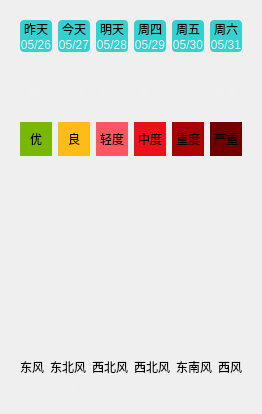
        <widget class="QWidget" name="widget_11" native="true">
         <layout class="QVBoxLayout" name="verticalLayout_9" stretch="0,0,0,0,0">
          <property name="spacing">
           <number>3</number>
          </property>
          <item>
           <widget class="QWidget" name="widget_5" native="true">
            <property name="styleSheet">
             <string notr="true">QLabel {
	background-color: rgba(0, 200, 200, 200);
	border-radius: 4px;
}</string>
            </property>
            <layout class="QGridLayout" name="gridLayout_3">
             <property name="verticalSpacing">
              <number>0</number>
             </property>
             <item row="0" column="0">
              <widget class="QLabel" name="lblWeek0">
               <property name="styleSheet">
                <string notr="true">border-bottom-left-radius: 0px;
border-bottom-right-radius: 0px;
</string>
               </property>
               <property name="text">
                <string>昨天</string>
               </property>
               <property name="alignment">
                <set>Qt::AlignmentFlag::AlignCenter</set>
               </property>
              </widget>
             </item>
             <item row="0" column="1">
              <widget class="QLabel" name="lblWeek1">
               <property name="styleSheet">
                <string notr="true">border-bottom-left-radius: 0px;
border-bottom-right-radius: 0px;</string>
               </property>
               <property name="text">
                <string>今天</string>
               </property>
               <property name="alignment">
                <set>Qt::AlignmentFlag::AlignCenter</set>
               </property>
              </widget>
             </item>
             <item row="0" column="2">
              <widget class="QLabel" name="lblWeek2">
               <property name="styleSheet">
                <string notr="true">border-bottom-left-radius: 0px;
border-bottom-right-radius: 0px;</string>
               </property>
               <property name="text">
                <string>明天</string>
               </property>
               <property name="alignment">
                <set>Qt::AlignmentFlag::AlignCenter</set>
               </property>
              </widget>
             </item>
             <item row="0" column="3">
              <widget class="QLabel" name="lblWeek3">
               <property name="styleSheet">
                <string notr="true">border-bottom-left-radius: 0px;
border-bottom-right-radius: 0px;</string>
               </property>
               <property name="text">
                <string>周四</string>
               </property>
               <property name="alignment">
                <set>Qt::AlignmentFlag::AlignCenter</set>
               </property>
              </widget>
             </item>
             <item row="0" column="4">
              <widget class="QLabel" name="lblWeek4">
               <property name="styleSheet">
                <string notr="true">border-bottom-left-radius: 0px;
border-bottom-right-radius: 0px;</string>
               </property>
               <property name="text">
                <string>周五</string>
               </property>
               <property name="alignment">
                <set>Qt::AlignmentFlag::AlignCenter</set>
               </property>
              </widget>
             </item>
             <item row="0" column="5">
              <widget class="QLabel" name="lblWeek5">
               <property name="styleSheet">
                <string notr="true">border-bottom-left-radius: 0px;
border-bottom-right-radius: 0px;</string>
               </property>
               <property name="text">
                <string>周六</string>
               </property>
               <property name="alignment">
                <set>Qt::AlignmentFlag::AlignCenter</set>
               </property>
              </widget>
             </item>
             <item row="1" column="0">
              <widget class="QLabel" name="lblDate0">
               <property name="styleSheet">
                <string notr="true">border-top-left-radius: 0px;
border-top-right-radius: 0px;
color: rgb(240, 240, 240);</string>
               </property>
               <property name="text">
                <string>05/26</string>
               </property>
               <property name="alignment">
                <set>Qt::AlignmentFlag::AlignCenter</set>
               </property>
              </widget>
             </item>
             <item row="1" column="1">
              <widget class="QLabel" name="lblDate1">
               <property name="styleSheet">
                <string notr="true">border-top-left-radius: 0px;
border-top-right-radius: 0px;
color: rgb(240, 240, 240);</string>
               </property>
               <property name="text">
                <string>05/27</string>
               </property>
               <property name="alignment">
                <set>Qt::AlignmentFlag::AlignCenter</set>
               </property>
              </widget>
             </item>
             <item row="1" column="2">
              <widget class="QLabel" name="lblDate2">
               <property name="styleSheet">
                <string notr="true">border-top-left-radius: 0px;
border-top-right-radius: 0px;
color: rgb(240, 240, 240);</string>
               </property>
               <property name="text">
                <string>05/28</string>
               </property>
               <property name="alignment">
                <set>Qt::AlignmentFlag::AlignCenter</set>
               </property>
              </widget>
             </item>
             <item row="1" column="3">
              <widget class="QLabel" name="lblDate3">
               <property name="styleSheet">
                <string notr="true">border-top-left-radius: 0px;
border-top-right-radius: 0px;
color: rgb(240, 240, 240);</string>
               </property>
               <property name="text">
                <string>05/29</string>
               </property>
               <property name="alignment">
                <set>Qt::AlignmentFlag::AlignCenter</set>
               </property>
              </widget>
             </item>
             <item row="1" column="4">
              <widget class="QLabel" name="lblDate4">
               <property name="styleSheet">
                <string notr="true">border-top-left-radius: 0px;
border-top-right-radius: 0px;
color: rgb(240, 240, 240);</string>
               </property>
               <property name="text">
                <string>05/30</string>
               </property>
               <property name="alignment">
                <set>Qt::AlignmentFlag::AlignCenter</set>
               </property>
              </widget>
             </item>
             <item row="1" column="5">
              <widget class="QLabel" name="lblDate5">
               <property name="styleSheet">
                <string notr="true">border-top-left-radius: 0px;
border-top-right-radius: 0px;
color: rgb(240, 240, 240);</string>
               </property>
               <property name="text">
                <string>05/31</string>
               </property>
               <property name="alignment">
                <set>Qt::AlignmentFlag::AlignCenter</set>
               </property>
              </widget>
             </item>
            </layout>
           </widget>
          </item>
          <item>
           <widget class="QWidget" name="widget_6" native="true">
            <layout class="QGridLayout" name="gridLayout_4">
             <property name="topMargin">
              <number>5</number>
             </property>
             <property name="verticalSpacing">
              <number>0</number>
             </property>
             <item row="0" column="0">
              <widget class="QLabel" name="lblTypeIcon0">
               <property name="styleSheet">
                <string notr="true">border-bottom-left-radius: 0px;
border-bottom-right-radius: 0px;</string>
               </property>
               <property name="text">
                <string/>
               </property>
               <property name="pixmap">
                <pixmap resource="res.qrc">:/res/type/Qing.png</pixmap>
               </property>
               <property name="scaledContents">
                <bool>false</bool>
               </property>
               <property name="alignment">
                <set>Qt::AlignmentFlag::AlignCenter</set>
               </property>
              </widget>
             </item>
             <item row="0" column="1">
              <widget class="QLabel" name="lblTypeIcon1">
               <property name="styleSheet">
                <string notr="true">border-bottom-left-radius: 0px;
border-bottom-right-radius: 0px;</string>
               </property>
               <property name="text">
                <string/>
               </property>
               <property name="pixmap">
                <pixmap resource="res.qrc">:/res/type/Yu.png</pixmap>
               </property>
               <property name="scaledContents">
                <bool>false</bool>
               </property>
               <property name="alignment">
                <set>Qt::AlignmentFlag::AlignCenter</set>
               </property>
              </widget>
             </item>
             <item row="0" column="2">
              <widget class="QLabel" name="lblTypeIcon2">
               <property name="styleSheet">
                <string notr="true">border-bottom-left-radius: 0px;
border-bottom-right-radius: 0px;</string>
               </property>
               <property name="text">
                <string/>
               </property>
               <property name="pixmap">
                <pixmap resource="res.qrc">:/res/type/DuoYun.png</pixmap>
               </property>
               <property name="scaledContents">
                <bool>false</bool>
               </property>
               <property name="alignment">
                <set>Qt::AlignmentFlag::AlignCenter</set>
               </property>
              </widget>
             </item>
             <item row="0" column="3">
              <widget class="QLabel" name="lblTypeIcon3">
               <property name="styleSheet">
                <string notr="true">border-bottom-left-radius: 0px;
border-bottom-right-radius: 0px;</string>
               </property>
               <property name="text">
                <string/>
               </property>
               <property name="textFormat">
                <enum>Qt::TextFormat::AutoText</enum>
               </property>
               <property name="pixmap">
                <pixmap resource="res.qrc">:/res/type/DuoYun.png</pixmap>
               </property>
               <property name="scaledContents">
                <bool>false</bool>
               </property>
               <property name="alignment">
                <set>Qt::AlignmentFlag::AlignCenter</set>
               </property>
              </widget>
             </item>
             <item row="0" column="4">
              <widget class="QLabel" name="lblTypeIcon4">
               <property name="minimumSize">
                <size>
                 <width>0</width>
                 <height>0</height>
                </size>
               </property>
               <property name="maximumSize">
                <size>
                 <width>16777215</width>
                 <height>16777215</height>
                </size>
               </property>
               <property name="styleSheet">
                <string notr="true">border-bottom-left-radius: 0px;
border-bottom-right-radius: 0px;</string>
               </property>
               <property name="text">
                <string/>
               </property>
               <property name="pixmap">
                <pixmap resource="res.qrc">:/res/type/ZhongYu.png</pixmap>
               </property>
               <property name="scaledContents">
                <bool>false</bool>
               </property>
               <property name="alignment">
                <set>Qt::AlignmentFlag::AlignCenter</set>
               </property>
              </widget>
             </item>
             <item row="0" column="5">
              <widget class="QLabel" name="lblTypeIcon5">
               <property name="styleSheet">
                <string notr="true">border-bottom-left-radius: 0px;
border-bottom-right-radius: 0px;</string>
               </property>
               <property name="text">
                <string/>
               </property>
               <property name="pixmap">
                <pixmap resource="res.qrc">:/res/type/BaoYu.png</pixmap>
               </property>
               <property name="scaledContents">
                <bool>false</bool>
               </property>
               <property name="alignment">
                <set>Qt::AlignmentFlag::AlignCenter</set>
               </property>
              </widget>
             </item>
             <item row="1" column="0">
              <widget class="QLabel" name="lblType0">
               <property name="styleSheet">
                <string notr="true">border-top-left-radius: 0px;
border-top-right-radius: 0px;
color: rgb(240, 240, 240);</string>
               </property>
               <property name="text">
                <string>晴</string>
               </property>
               <property name="alignment">
                <set>Qt::AlignmentFlag::AlignCenter</set>
               </property>
              </widget>
             </item>
             <item row="1" column="1">
              <widget class="QLabel" name="lblType1">
               <property name="styleSheet">
                <string notr="true">border-top-left-radius: 0px;
border-top-right-radius: 0px;
color: rgb(240, 240, 240);</string>
               </property>
               <property name="text">
                <string>小雨</string>
               </property>
               <property name="alignment">
                <set>Qt::AlignmentFlag::AlignCenter</set>
               </property>
              </widget>
             </item>
             <item row="1" column="2">
              <widget class="QLabel" name="lblType2">
               <property name="styleSheet">
                <string notr="true">border-top-left-radius: 0px;
border-top-right-radius: 0px;
color: rgb(240, 240, 240);</string>
               </property>
               <property name="text">
                <string>多云</string>
               </property>
               <property name="alignment">
                <set>Qt::AlignmentFlag::AlignCenter</set>
               </property>
              </widget>
             </item>
             <item row="1" column="3">
              <widget class="QLabel" name="lblType3">
               <property name="styleSheet">
                <string notr="true">border-top-left-radius: 0px;
border-top-right-radius: 0px;
color: rgb(240, 240, 240);</string>
               </property>
               <property name="text">
                <string>多云</string>
               </property>
               <property name="alignment">
                <set>Qt::AlignmentFlag::AlignCenter</set>
               </property>
              </widget>
             </item>
             <item row="1" column="4">
              <widget class="QLabel" name="lblType4">
               <property name="styleSheet">
                <string notr="true">border-top-left-radius: 0px;
border-top-right-radius: 0px;
color: rgb(240, 240, 240);</string>
               </property>
               <property name="text">
                <string>中雨</string>
               </property>
               <property name="alignment">
                <set>Qt::AlignmentFlag::AlignCenter</set>
               </property>
              </widget>
             </item>
             <item row="1" column="5">
              <widget class="QLabel" name="lblType5">
               <property name="styleSheet">
                <string notr="true">border-top-left-radius: 0px;
border-top-right-radius: 0px;
color: rgb(240, 240, 240);</string>
               </property>
               <property name="text">
                <string>暴雨</string>
               </property>
               <property name="alignment">
                <set>Qt::AlignmentFlag::AlignCenter</set>
               </property>
              </widget>
             </item>
            </layout>
           </widget>
          </item>
          <item>
           <widget class="QWidget" name="widget_7" native="true">
            <layout class="QHBoxLayout" name="horizontalLayout_9">
             <item>
              <widget class="QLabel" name="lblQuality0">
               <property name="minimumSize">
                <size>
                 <width>0</width>
                 <height>0</height>
                </size>
               </property>
               <property name="styleSheet">
                <string notr="true">background-color: rgb(121, 184, 0);
padding:8px;</string>
               </property>
               <property name="text">
                <string>优</string>
               </property>
               <property name="alignment">
                <set>Qt::AlignmentFlag::AlignCenter</set>
               </property>
              </widget>
             </item>
             <item>
              <widget class="QLabel" name="lblQuality1">
               <property name="styleSheet">
                <string notr="true">background-color: rgb(255, 187, 23);</string>
               </property>
               <property name="text">
                <string>良</string>
               </property>
               <property name="alignment">
                <set>Qt::AlignmentFlag::AlignCenter</set>
               </property>
              </widget>
             </item>
             <item>
              <widget class="QLabel" name="lblQuality2">
               <property name="styleSheet">
                <string notr="true">background-color: rgb(255, 87, 97);</string>
               </property>
               <property name="text">
                <string>轻度</string>
               </property>
               <property name="alignment">
                <set>Qt::AlignmentFlag::AlignCenter</set>
               </property>
              </widget>
             </item>
             <item>
              <widget class="QLabel" name="lblQuality3">
               <property name="styleSheet">
                <string notr="true">background-color: rgb(235, 17, 27);</string>
               </property>
               <property name="text">
                <string>中度</string>
               </property>
               <property name="alignment">
                <set>Qt::AlignmentFlag::AlignCenter</set>
               </property>
              </widget>
             </item>
             <item>
              <widget class="QLabel" name="lblQuality4">
               <property name="styleSheet">
                <string notr="true">background-color: rgb(170, 0, 0);</string>
               </property>
               <property name="text">
                <string>重度</string>
               </property>
               <property name="alignment">
                <set>Qt::AlignmentFlag::AlignCenter</set>
               </property>
              </widget>
             </item>
             <item>
              <widget class="QLabel" name="lblQuality5">
               <property name="styleSheet">
                <string notr="true">background-color: rgb(110, 0, 0);</string>
               </property>
               <property name="text">
                <string>严重</string>
               </property>
               <property name="alignment">
                <set>Qt::AlignmentFlag::AlignCenter</set>
               </property>
              </widget>
             </item>
            </layout>
           </widget>
          </item>
          <item>
           <widget class="QWidget" name="widget_8" native="true">
            <layout class="QVBoxLayout" name="verticalLayout_8">
             <property name="spacing">
              <number>0</number>
             </property>
             <item>
              <widget class="QLabel" name="lblHighCurve">
               <property name="minimumSize">
                <size>
                 <width>0</width>
                 <height>80</height>
                </size>
               </property>
               <property name="styleSheet">
                <string notr="true">border-bottom-left-radius: 0px;
border-bottom-right-radius: 0px;</string>
               </property>
               <property name="text">
                <string/>
               </property>
              </widget>
             </item>
             <item>
              <widget class="QLabel" name="lblLowCurve">
               <property name="minimumSize">
                <size>
                 <width>0</width>
                 <height>80</height>
                </size>
               </property>
               <property name="styleSheet">
                <string notr="true">border-top-left-radius: 0px;
border-top-right-radius: 0px;</string>
               </property>
               <property name="text">
                <string/>
               </property>
              </widget>
             </item>
            </layout>
           </widget>
          </item>
          <item>
           <widget class="QWidget" name="widget_9" native="true">
            <layout class="QGridLayout" name="gridLayout_5">
             <property name="verticalSpacing">
              <number>0</number>
             </property>
             <item row="0" column="0">
              <widget class="QLabel" name="lblFx0">
               <property name="styleSheet">
                <string notr="true">border-bottom-left-radius: 0px;
border-bottom-right-radius: 0px;</string>
               </property>
               <property name="text">
                <string>东风</string>
               </property>
               <property name="alignment">
                <set>Qt::AlignmentFlag::AlignCenter</set>
               </property>
              </widget>
             </item>
             <item row="0" column="1">
              <widget class="QLabel" name="lblFx1">
               <property name="styleSheet">
                <string notr="true">border-bottom-left-radius: 0px;
border-bottom-right-radius: 0px;</string>
               </property>
               <property name="text">
                <string>东北风</string>
               </property>
               <property name="alignment">
                <set>Qt::AlignmentFlag::AlignCenter</set>
               </property>
              </widget>
             </item>
             <item row="0" column="2">
              <widget class="QLabel" name="lblFx2">
               <property name="styleSheet">
                <string notr="true">border-bottom-left-radius: 0px;
border-bottom-right-radius: 0px;</string>
               </property>
               <property name="text">
                <string>西北风</string>
               </property>
               <property name="alignment">
                <set>Qt::AlignmentFlag::AlignCenter</set>
               </property>
              </widget>
             </item>
             <item row="0" column="3">
              <widget class="QLabel" name="lblFx3">
               <property name="styleSheet">
                <string notr="true">border-bottom-left-radius: 0px;
border-bottom-right-radius: 0px;</string>
               </property>
               <property name="text">
                <string>西北风</string>
               </property>
               <property name="alignment">
                <set>Qt::AlignmentFlag::AlignCenter</set>
               </property>
              </widget>
             </item>
             <item row="0" column="4">
              <widget class="QLabel" name="lblFx4">
               <property name="styleSheet">
                <string notr="true">border-bottom-left-radius: 0px;
border-bottom-right-radius: 0px;</string>
               </property>
               <property name="text">
                <string>东南风</string>
               </property>
               <property name="alignment">
                <set>Qt::AlignmentFlag::AlignCenter</set>
               </property>
              </widget>
             </item>
             <item row="0" column="5">
              <widget class="QLabel" name="lblFx5">
               <property name="styleSheet">
                <string notr="true">border-bottom-left-radius: 0px;
border-bottom-right-radius: 0px;</string>
               </property>
               <property name="text">
                <string>西风</string>
               </property>
               <property name="alignment">
                <set>Qt::AlignmentFlag::AlignCenter</set>
               </property>
              </widget>
             </item>
             <item row="1" column="0">
              <widget class="QLabel" name="lblFl0">
               <property name="styleSheet">
                <string notr="true">border-top-left-radius: 0px;
border-top-right-radius: 0px;
color: rgb(240, 240, 240);</string>
               </property>
               <property name="text">
                <string>2级</string>
               </property>
               <property name="alignment">
                <set>Qt::AlignmentFlag::AlignCenter</set>
               </property>
              </widget>
             </item>
             <item row="1" column="1">
              <widget class="QLabel" name="lblFl1">
               <property name="styleSheet">
                <string notr="true">border-top-left-radius: 0px;
border-top-right-radius: 0px;
color: rgb(240, 240, 240);</string>
               </property>
               <property name="text">
                <string>3级</string>
               </property>
               <property name="alignment">
                <set>Qt::AlignmentFlag::AlignCenter</set>
               </property>
              </widget>
             </item>
             <item row="1" column="2">
              <widget class="QLabel" name="lblFl2">
               <property name="styleSheet">
                <string notr="true">border-top-left-radius: 0px;
border-top-right-radius: 0px;
color: rgb(240, 240, 240);</string>
               </property>
               <property name="text">
                <string>2级</string>
               </property>
               <property name="alignment">
                <set>Qt::AlignmentFlag::AlignCenter</set>
               </property>
              </widget>
             </item>
             <item row="1" column="3">
              <widget class="QLabel" name="lblFl3">
               <property name="styleSheet">
                <string notr="true">border-top-left-radius: 0px;
border-top-right-radius: 0px;
color: rgb(240, 240, 240);</string>
               </property>
               <property name="text">
                <string>1级</string>
               </property>
               <property name="alignment">
                <set>Qt::AlignmentFlag::AlignCenter</set>
               </property>
              </widget>
             </item>
             <item row="1" column="4">
              <widget class="QLabel" name="lblFl4">
               <property name="styleSheet">
                <string notr="true">border-top-left-radius: 0px;
border-top-right-radius: 0px;
color: rgb(240, 240, 240);</string>
               </property>
               <property name="text">
                <string>2级</string>
               </property>
               <property name="alignment">
                <set>Qt::AlignmentFlag::AlignCenter</set>
               </property>
              </widget>
             </item>
             <item row="1" column="5">
              <widget class="QLabel" name="lblFl5">
               <property name="styleSheet">
                <string notr="true">border-top-left-radius: 0px;
border-top-right-radius: 0px;
color: rgb(240, 240, 240);</string>
               </property>
               <property name="text">
                <string>2级</string>
               </property>
               <property name="alignment">
                <set>Qt::AlignmentFlag::AlignCenter</set>
               </property>
              </widget>
             </item>
            </layout>
           </widget>
          </item>
         </layout>
        </widget>
